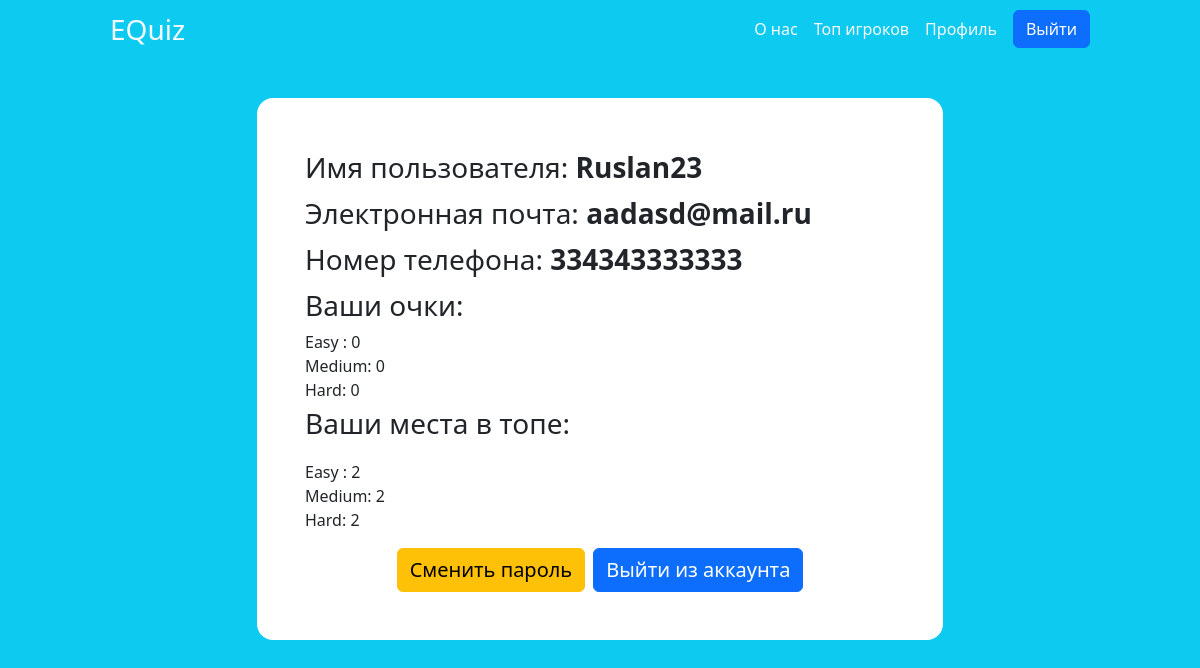
Screenshot of /profile (signed in) with the database file from the repository.
### apps/authentication/models.py (models this page shows)
class User(AbstractUser):
    username = models.CharField(unique=True, max_length=200, error_messages={
        'unique': 'Это имя пользователя уже занято'
    })
    password = models.CharField(max_length=200)
    email = models.EmailField(unique=True, max_length=200, error_messages={
        'unique': 'Эта почта уже зарегистрирована'
    })
    phoneNumber = models.CharField(unique=True, max_length=12, error_messages={
        'unique': 'Этот номер телефона уже зарегистрирован'
    })
    first_name = None
    last_name = None

### apps/userProfile/views.py (the view, shortened to what this page needs)
# urls.py: path('profile', views.profile, name='profile'),
@login_required
def profile(request):
    currentUser = request.user
    userScoreEasy = UserScore.objects.get_or_create(
        user_id=currentUser.id)[0].user_score_easy
    userScoreMedium = UserScore.objects.get_or_create(
        user_id=currentUser.id)[0].user_score_medium
    userScoreHard = UserScore.objects.get_or_create(
        user_id=currentUser.id)[0].user_score_hard
    allScoresEasy = UserScore.objects.order_by("-user_score_easy")
    allScoresMedium = UserScore.objects.order_by("-user_score_medium")
    allScoresHard = UserScore.objects.order_by("-user_score_hard")
    currentPlaceEasy = -1
    currentPlaceMedium = -1
    currentPlaceHard = -1
    count = 0
    for user in allScoresEasy:
        count += 1
        user_id = user.user_id
        username_ = User.objects.get(id=user_id).username
        if currentUser.username == username_:
            currentPlaceEasy = count
    count = 0
    for user in allScoresMedium:
        count += 1
        user_id = user.user_id
        username_ = User.objects.get(id=user_id).username
        if currentUser.username == username_:
            currentPlaceMedium = count
    count = 0
    for user in allScoresHard:
        count += 1
        user_id = user.user_id
        username_ = User.objects.get(id=user_id).username
        if currentUser.username == username_:
            currentPlaceHard = count
    def is_ajax(request):
        return request.META.get('HTTP_X_REQUESTED_WITH') == 'XMLHttpRequest'
    changePasswordForm = ChangePasswordForm(request.user)
    content = {
        'currentUser': currentUser,
        'userScoreEasy': userScoreEasy,
        'userScoreMedium': userScoreMedium,
        'userScoreHard': userScoreHard,
        'currentPlaceEasy': currentPlaceEasy,
        'currentPlaceMedium': currentPlaceMedium,
        'currentPlaceHard': currentPlaceHard,
        'changePasswordForm': changePasswordForm,
    }
    return render(request, 'profile.html', context=content)

### apps/userProfile/context_processors.py (called while the page is built)
def changePasswordForm(request):
    return {'changePasswordForm':ChangePasswordForm}

### apps/userProfile/templates/profile.html (shortened to what this page needs)
{% extends 'header.html' %}
{% load static %}
{% block content %}
<div class="mt-5 col-7 d-flex flex-column mx-auto">
    <div class="d-flex flex-column bg-white p-5 rounded-4">
        <p class="mb-1 fs-3">Имя пользователя: <span class="fw-semibold">{{ currentUser.username }}</span></p>
        <p class="mb-1 fs-3">Электронная почта: <span class="fw-semibold">{{ currentUser.email }}</span></p>
        <p class="mb-1 fs-3">Номер телефона: <span class="fw-semibold">{{ currentUser.phoneNumber }}</span></p>
        <p class="mb-1 fs-3">Ваши очки: </p>
        <span>Easy : {{userScoreEasy}}</span>
        <span>Medium: {{userScoreMedium}}</span>
        <span>Hard: {{userScoreHard}}</span>
        <p class="mb-3 fs-3">Ваши места в топе: </p>
        <span>Easy : {{currentPlaceEasy}}</span>
        <span>Medium: {{currentPlaceMedium}}</span>
        <span>Hard: {{currentPlaceHard}}</span>
        <div class="d-flex align-items-center mx-auto mt-3">
            <button type="submit" class="btn btn-warning fs-5" data-bs-toggle="modal" data-bs-target="#exampleModal">
                Сменить пароль
            </button>
            <a href="{% url 'logout' %}" class="btn btn-primary ms-2
                    fs-5">Выйти из аккаунта</a>
        </div>
    </div>
</div>
{% endblock content %}

### rows the page displays
User: username "Ruslan23", email "aadasd@mail.ru", phoneNumber "334343333333"

### other values shown
{{ userScoreEasy }} "0"
{{ userScoreMedium }} "0"
{{ userScoreHard }} "0"
{{ currentPlaceEasy }} "2"
{{ currentPlaceMedium }} "2"
{{ currentPlaceHard }} "2"
